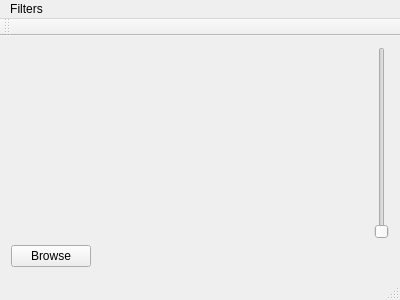
<?xml version="1.0" encoding="UTF-8"?>
<ui version="4.0">
 <class>MainWindow</class>
 <widget class="QMainWindow" name="MainWindow">
  <property name="geometry">
   <rect>
    <x>0</x>
    <y>0</y>
    <width>400</width>
    <height>300</height>
   </rect>
  </property>
  <property name="windowTitle">
   <string>MainWindow</string>
  </property>
  <widget class="QWidget" name="centralWidget">
   <layout class="QGridLayout" name="gridLayout">
    <item row="1" column="1">
     <widget class="QLabel" name="pathLabel">
      <property name="text">
       <string/>
      </property>
     </widget>
    </item>
    <item row="0" column="0" colspan="2">
     <widget class="QLabel" name="imageViewer">
      <property name="sizePolicy">
       <sizepolicy hsizetype="Ignored" vsizetype="Ignored">
        <horstretch>0</horstretch>
        <verstretch>0</verstretch>
       </sizepolicy>
      </property>
      <property name="text">
       <string/>
      </property>
     </widget>
    </item>
    <item row="1" column="0">
     <widget class="QPushButton" name="Browsebtn">
      <property name="sizePolicy">
       <sizepolicy hsizetype="Fixed" vsizetype="Fixed">
        <horstretch>0</horstretch>
        <verstretch>0</verstretch>
       </sizepolicy>
      </property>
      <property name="text">
       <string>Browse</string>
      </property>
     </widget>
    </item>
    <item row="0" column="2">
     <widget class="QSlider" name="verticalSlider">
      <property name="orientation">
       <enum>Qt::Vertical</enum>
      </property>
     </widget>
    </item>
   </layout>
  </widget>
  <widget class="QMenuBar" name="menuBar">
   <property name="geometry">
    <rect>
     <x>0</x>
     <y>0</y>
     <width>400</width>
     <height>22</height>
    </rect>
   </property>
   <widget class="QMenu" name="menuActions">
    <property name="title">
     <string>Filters</string>
    </property>
    <addaction name="actionThresholding"/>
    <addaction name="actionEdge_detection"/>
    <addaction name="actionface_Detection"/>
   </widget>
   <addaction name="menuActions"/>
  </widget>
  <widget class="QToolBar" name="mainToolBar">
   <attribute name="toolBarArea">
    <enum>TopToolBarArea</enum>
   </attribute>
   <attribute name="toolBarBreak">
    <bool>false</bool>
   </attribute>
  </widget>
  <widget class="QStatusBar" name="statusBar"/>
  <action name="actionThresholding">
   <property name="text">
    <string>Thresholding</string>
   </property>
  </action>
  <action name="actionEdge_detection">
   <property name="text">
    <string>Edge detection</string>
   </property>
  </action>
  <action name="actionface_Detection">
   <property name="text">
    <string>face Detection</string>
   </property>
  </action>
 </widget>
 <layoutdefault spacing="6" margin="11"/>
 <resources/>
 <connections/>
</ui>
